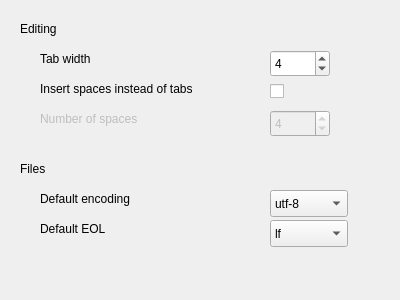
<?xml version="1.0" encoding="UTF-8"?>
<ui version="4.0">
 <class>InterfaceCfg_EditGeneral</class>
 <widget class="QWidget" name="InterfaceCfg_EditGeneral">
  <property name="geometry">
   <rect>
    <x>0</x>
    <y>0</y>
    <width>400</width>
    <height>300</height>
   </rect>
  </property>
  <property name="windowTitle">
   <string>Form</string>
  </property>
  <widget class="QLabel" name="label">
   <property name="geometry">
    <rect>
     <x>40</x>
     <y>50</y>
     <width>81</width>
     <height>17</height>
    </rect>
   </property>
   <property name="text">
    <string>Tab width</string>
   </property>
  </widget>
  <widget class="QSpinBox" name="spinTabWidth">
   <property name="geometry">
    <rect>
     <x>270</x>
     <y>50</y>
     <width>60</width>
     <height>27</height>
    </rect>
   </property>
   <property name="minimum">
    <number>1</number>
   </property>
   <property name="maximum">
    <number>20</number>
   </property>
   <property name="value">
    <number>4</number>
   </property>
  </widget>
  <widget class="QCheckBox" name="chckSpaces">
   <property name="geometry">
    <rect>
     <x>270</x>
     <y>80</y>
     <width>97</width>
     <height>22</height>
    </rect>
   </property>
   <property name="text">
    <string/>
   </property>
  </widget>
  <widget class="QLabel" name="label_2">
   <property name="geometry">
    <rect>
     <x>40</x>
     <y>80</y>
     <width>201</width>
     <height>17</height>
    </rect>
   </property>
   <property name="text">
    <string>Insert spaces instead of tabs</string>
   </property>
  </widget>
  <widget class="QLabel" name="label_3">
   <property name="enabled">
    <bool>false</bool>
   </property>
   <property name="geometry">
    <rect>
     <x>40</x>
     <y>110</y>
     <width>171</width>
     <height>17</height>
    </rect>
   </property>
   <property name="text">
    <string>Number of spaces</string>
   </property>
  </widget>
  <widget class="QSpinBox" name="spinSpaces">
   <property name="enabled">
    <bool>false</bool>
   </property>
   <property name="geometry">
    <rect>
     <x>270</x>
     <y>110</y>
     <width>60</width>
     <height>27</height>
    </rect>
   </property>
   <property name="minimum">
    <number>1</number>
   </property>
   <property name="maximum">
    <number>20</number>
   </property>
   <property name="value">
    <number>4</number>
   </property>
  </widget>
  <widget class="QLabel" name="label_4">
   <property name="geometry">
    <rect>
     <x>20</x>
     <y>20</y>
     <width>66</width>
     <height>17</height>
    </rect>
   </property>
   <property name="text">
    <string>Editing</string>
   </property>
  </widget>
  <widget class="QLabel" name="label_5">
   <property name="geometry">
    <rect>
     <x>20</x>
     <y>160</y>
     <width>66</width>
     <height>17</height>
    </rect>
   </property>
   <property name="text">
    <string>Files</string>
   </property>
  </widget>
  <widget class="QLabel" name="label_6">
   <property name="geometry">
    <rect>
     <x>40</x>
     <y>190</y>
     <width>131</width>
     <height>17</height>
    </rect>
   </property>
   <property name="text">
    <string>Default encoding</string>
   </property>
  </widget>
  <widget class="QLabel" name="label_7">
   <property name="geometry">
    <rect>
     <x>40</x>
     <y>220</y>
     <width>111</width>
     <height>17</height>
    </rect>
   </property>
   <property name="text">
    <string>Default EOL</string>
   </property>
  </widget>
  <widget class="QComboBox" name="comboBox">
   <property name="geometry">
    <rect>
     <x>270</x>
     <y>220</y>
     <width>78</width>
     <height>27</height>
    </rect>
   </property>
   <item>
    <property name="text">
     <string>lf</string>
    </property>
   </item>
   <item>
    <property name="text">
     <string>cr</string>
    </property>
   </item>
   <item>
    <property name="text">
     <string>crlf</string>
    </property>
   </item>
  </widget>
  <widget class="QComboBox" name="comboBox_2">
   <property name="geometry">
    <rect>
     <x>270</x>
     <y>190</y>
     <width>78</width>
     <height>27</height>
    </rect>
   </property>
   <item>
    <property name="text">
     <string>utf-8</string>
    </property>
   </item>
   <item>
    <property name="text">
     <string>iso 8859-1</string>
    </property>
   </item>
   <item>
    <property name="text">
     <string>iso 8859-2</string>
    </property>
   </item>
   <item>
    <property name="text">
     <string>iso 8859-3</string>
    </property>
   </item>
   <item>
    <property name="text">
     <string>iso 8859-4</string>
    </property>
   </item>
   <item>
    <property name="text">
     <string>iso 8859-5</string>
    </property>
   </item>
   <item>
    <property name="text">
     <string>iso 8859-6</string>
    </property>
   </item>
   <item>
    <property name="text">
     <string>iso 8859-7</string>
    </property>
   </item>
   <item>
    <property name="text">
     <string>iso 8859-8</string>
    </property>
   </item>
   <item>
    <property name="text">
     <string>iso 8859-9</string>
    </property>
   </item>
   <item>
    <property name="text">
     <string>iso 8859-10</string>
    </property>
   </item>
   <item>
    <property name="text">
     <string>iso 8859-13</string>
    </property>
   </item>
   <item>
    <property name="text">
     <string>iso 8859-14</string>
    </property>
   </item>
   <item>
    <property name="text">
     <string>iso 8859-15</string>
    </property>
   </item>
   <item>
    <property name="text">
     <string>iso 8859-16</string>
    </property>
   </item>
   <item>
    <property name="text">
     <string>cp-1250</string>
    </property>
   </item>
   <item>
    <property name="text">
     <string>cp-1251</string>
    </property>
   </item>
   <item>
    <property name="text">
     <string>cp-1252</string>
    </property>
   </item>
   <item>
    <property name="text">
     <string>cp-1253</string>
    </property>
   </item>
   <item>
    <property name="text">
     <string>cp-1254</string>
    </property>
   </item>
   <item>
    <property name="text">
     <string>cp-1255</string>
    </property>
   </item>
   <item>
    <property name="text">
     <string>cp-1256</string>
    </property>
   </item>
   <item>
    <property name="text">
     <string>cp-1257</string>
    </property>
   </item>
   <item>
    <property name="text">
     <string>cp-1258</string>
    </property>
   </item>
  </widget>
 </widget>
 <resources/>
 <connections/>
</ui>
